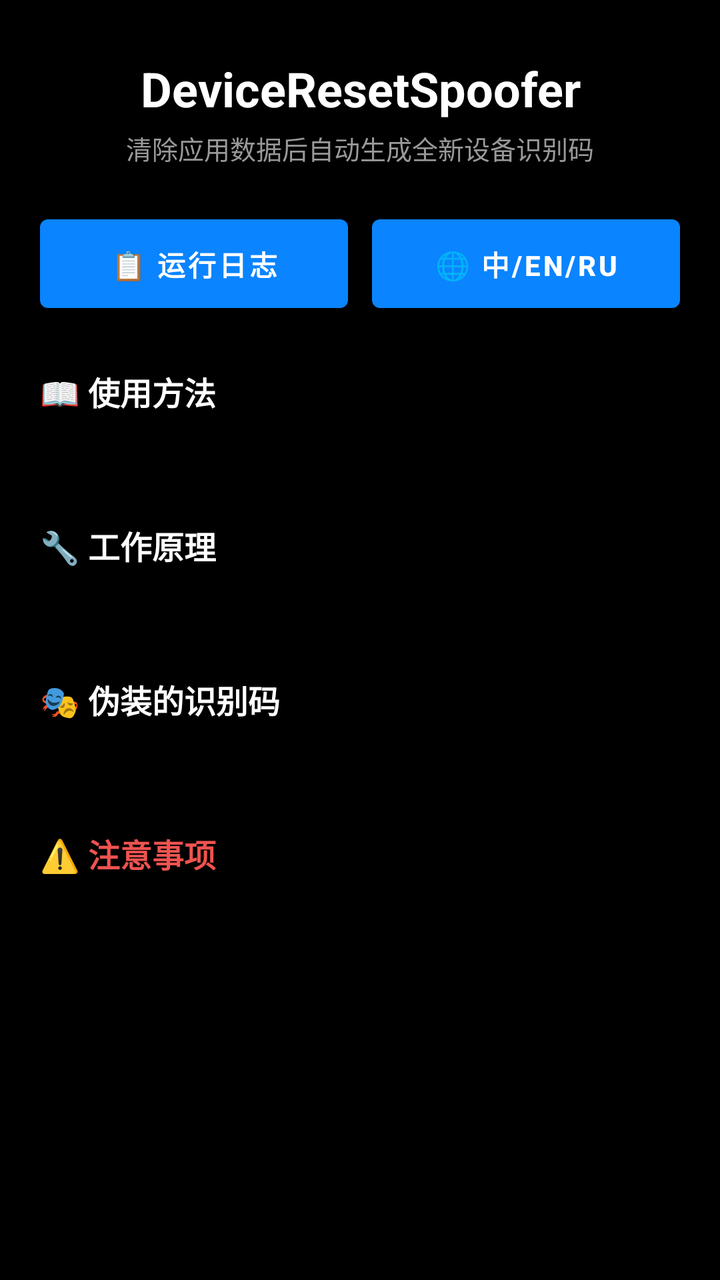
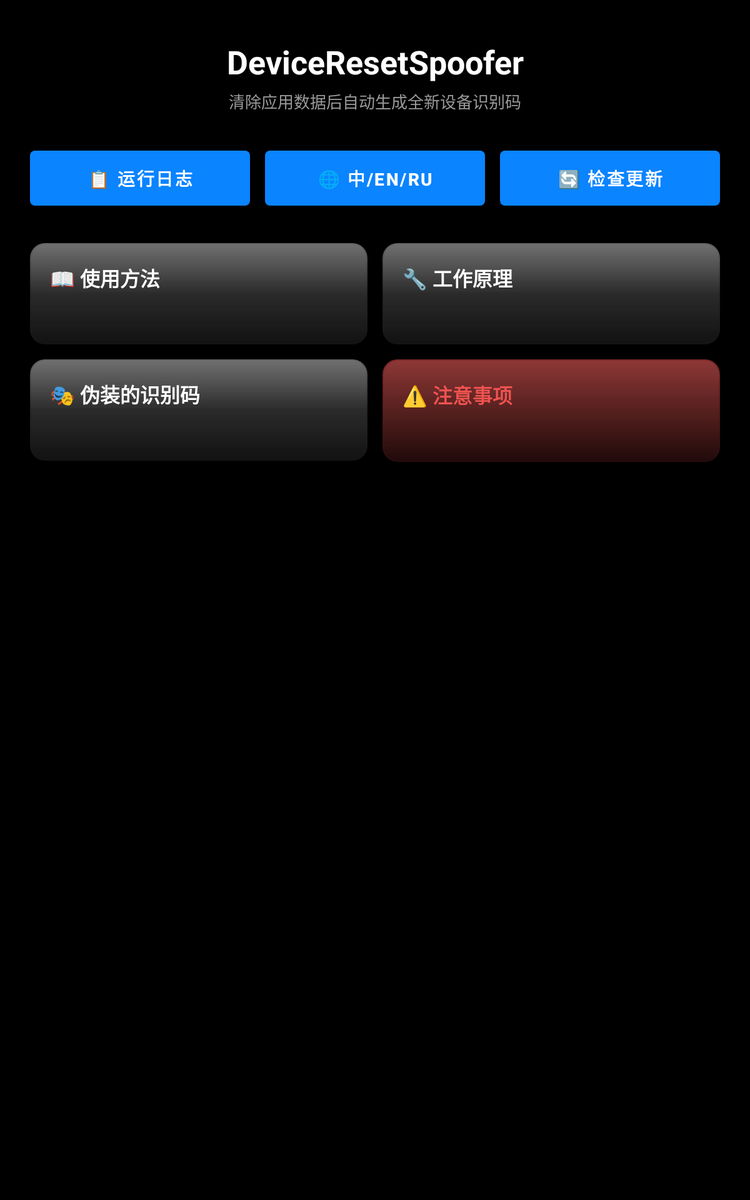

First picture: res/layout/ on a phone held upright. Second picture: the repository's own variant of that layout, on a device whose configuration matches the variant's folder. Source for both follows.
<!-- AndroidManifest.xml: application theme Theme.DeviceResetSpoofer -->
<!-- res/layout/activity_main.xml -->
<?xml version="1.0" encoding="utf-8"?>
<ScrollView xmlns:android="http://schemas.android.com/apk/res/android"
    android:layout_width="match_parent"
    android:layout_height="match_parent"
    android:fillViewport="true"
    android:background="#000000">

    <LinearLayout
        android:layout_width="match_parent"
        android:layout_height="wrap_content"
        android:orientation="vertical"
        android:padding="20dp">

        
        <TextView
            android:id="@+id/tv_title"
            android:layout_width="match_parent"
            android:layout_height="wrap_content"
            android:text="DeviceResetSpoofer"
            android:textSize="24sp"
            android:textStyle="bold"
            android:textColor="#FFFFFF"
            android:gravity="center"
            android:layout_marginTop="8dp"/>

        <TextView
            android:id="@+id/tv_subtitle"
            android:layout_width="match_parent"
            android:layout_height="wrap_content"
            android:text="清除应用数据后自动生成全新设备识别码"
            android:textSize="13sp"
            android:textColor="#999999"
            android:gravity="center"
            android:layout_marginTop="4dp"
            android:layout_marginBottom="20dp"/>

        
        <LinearLayout
            android:layout_width="match_parent"
            android:layout_height="wrap_content"
            android:orientation="horizontal"
            android:layout_marginBottom="24dp">

            <Button
                android:id="@+id/btn_open_config"
                android:layout_width="0dp"
                android:layout_height="wrap_content"
                android:layout_weight="1"
                android:text="📋 运行日志"
                android:textSize="14sp"
                android:textStyle="bold"
                android:textColor="#FFFFFF"
                android:padding="12dp"
                android:layout_marginEnd="6dp"/>

            <Button
                android:id="@+id/btn_switch_lang"
                android:layout_width="0dp"
                android:layout_height="wrap_content"
                android:layout_weight="1"
                android:text="🌐 中/EN/RU"
                android:textSize="14sp"
                android:textStyle="bold"
                android:textColor="#FFFFFF"
                android:padding="12dp"
                android:layout_marginStart="6dp"/>
        </LinearLayout>

        
        <TextView
            android:id="@+id/tv_usage_title"
            android:layout_width="match_parent"
            android:layout_height="wrap_content"
            android:text="📖 使用方法"
            android:textSize="16sp"
            android:textStyle="bold"
            android:textColor="#FFFFFF"
            android:layout_marginBottom="8dp"/>

        <TextView
            android:id="@+id/tv_usage_content"
            android:layout_width="match_parent"
            android:layout_height="wrap_content"
            android:textSize="13sp"
            android:textColor="#CCCCCC"
            android:lineSpacingExtra="4dp"
            android:padding="4dp"
            android:layout_marginBottom="20dp"/>

        
        <TextView
            android:id="@+id/tv_principle_title"
            android:layout_width="match_parent"
            android:layout_height="wrap_content"
            android:text="🔧 工作原理"
            android:textSize="16sp"
            android:textStyle="bold"
            android:textColor="#FFFFFF"
            android:layout_marginBottom="8dp"/>

        <TextView
            android:id="@+id/tv_principle_content"
            android:layout_width="match_parent"
            android:layout_height="wrap_content"
            android:textSize="13sp"
            android:textColor="#CCCCCC"
            android:lineSpacingExtra="4dp"
            android:padding="4dp"
            android:layout_marginBottom="20dp"/>

        
        <TextView
            android:id="@+id/tv_spoof_title"
            android:layout_width="match_parent"
            android:layout_height="wrap_content"
            android:text="🎭 伪装的识别码"
            android:textSize="16sp"
            android:textStyle="bold"
            android:textColor="#FFFFFF"
            android:layout_marginBottom="8dp"/>

        <TextView
            android:id="@+id/tv_spoof_content"
            android:layout_width="match_parent"
            android:layout_height="wrap_content"
            android:textSize="13sp"
            android:textColor="#CCCCCC"
            android:lineSpacingExtra="4dp"
            android:padding="4dp"
            android:layout_marginBottom="20dp"/>

        
        <TextView
            android:id="@+id/tv_warning_title"
            android:layout_width="match_parent"
            android:layout_height="wrap_content"
            android:text="⚠️ 注意事项"
            android:textSize="16sp"
            android:textStyle="bold"
            android:textColor="#EF5350"
            android:layout_marginBottom="8dp"/>

        <TextView
            android:id="@+id/tv_warning_content"
            android:layout_width="match_parent"
            android:layout_height="wrap_content"
            android:textSize="13sp"
            android:textColor="#CCCCCC"
            android:lineSpacingExtra="4dp"
            android:padding="4dp"
            android:layout_marginBottom="20dp"/>

    </LinearLayout>
</ScrollView>
<!-- resources referenced by this layout -->
<resources>
  <style name="Theme.DeviceResetSpoofer" parent="Theme.MaterialComponents.DayNight.DarkActionBar">
          <item name="colorPrimary">@color/glass_blue</item>
          <item name="colorPrimaryVariant">@color/glass_blue_dark</item>
          <item name="colorOnPrimary">@color/white</item>
          <item name="colorSecondary">@color/glass_blue</item>
          <item name="colorSecondaryVariant">@color/glass_blue_dark</item>
          <item name="colorOnSecondary">@color/white</item>
          <item name="android:statusBarColor">?attr/colorPrimaryVariant</item>
          
          <item name="buttonStyle">@style/GlassButton</item>
      </style>
  <color name="glass_blue">#FF0A84FF</color>
  <color name="glass_blue_dark">#FF0066CC</color>
  <color name="white">#FFFFFFFF</color>
  <style name="GlassButton" parent="Widget.MaterialComponents.Button">
          <item name="backgroundTint">@null</item>
      </style>
</resources>
<!-- res/layout-sw600dp/activity_main.xml (the repository's variant of the layout above) -->
<!-- drawn on a 7-inch tablet held upright -->
<?xml version="1.0" encoding="utf-8"?>
<ScrollView xmlns:android="http://schemas.android.com/apk/res/android"
    android:layout_width="match_parent"
    android:layout_height="match_parent"
    android:fillViewport="true"
    android:background="#000000">

    <LinearLayout
        android:layout_width="match_parent"
        android:layout_height="wrap_content"
        android:orientation="vertical"
        android:padding="24dp">

        
        <TextView
            android:id="@+id/tv_title"
            android:layout_width="match_parent"
            android:layout_height="wrap_content"
            android:text="DeviceResetSpoofer"
            android:textSize="26sp"
            android:textStyle="bold"
            android:textColor="#FFFFFF"
            android:gravity="center"
            android:layout_marginTop="8dp"/>

        <TextView
            android:id="@+id/tv_subtitle"
            android:layout_width="match_parent"
            android:layout_height="wrap_content"
            android:text="清除应用数据后自动生成全新设备识别码"
            android:textSize="13sp"
            android:textColor="#999999"
            android:gravity="center"
            android:layout_marginTop="4dp"
            android:layout_marginBottom="24dp"/>

        
        <LinearLayout
            android:layout_width="match_parent"
            android:layout_height="wrap_content"
            android:orientation="horizontal"
            android:layout_marginBottom="24dp">

            <Button
                android:id="@+id/btn_open_config"
                android:layout_width="0dp"
                android:layout_height="wrap_content"
                android:layout_weight="1"
                android:text="📋 运行日志"
                android:textSize="14sp"
                android:textStyle="bold"
                android:textColor="#FFFFFF"
                android:padding="12dp"
                android:layout_marginEnd="6dp"/>

            <Button
                android:id="@+id/btn_switch_lang"
                android:layout_width="0dp"
                android:layout_height="wrap_content"
                android:layout_weight="1"
                android:text="🌐 中/EN/RU"
                android:textSize="14sp"
                android:textStyle="bold"
                android:textColor="#FFFFFF"
                android:padding="12dp"
                android:layout_marginStart="6dp"
                android:layout_marginEnd="6dp"/>

            <Button
                android:id="@+id/btn_check_update"
                android:layout_width="0dp"
                android:layout_height="wrap_content"
                android:layout_weight="1"
                android:text="🔄 检查更新"
                android:textSize="14sp"
                android:textStyle="bold"
                android:textColor="#FFFFFF"
                android:padding="12dp"
                android:layout_marginStart="6dp"/>
        </LinearLayout>

        
        <LinearLayout
            android:layout_width="match_parent"
            android:layout_height="wrap_content"
            android:orientation="horizontal"
            android:layout_marginBottom="12dp">

            
            <LinearLayout
                android:layout_width="0dp"
                android:layout_height="wrap_content"
                android:layout_weight="1"
                android:orientation="vertical"
                android:background="@drawable/bg_card_glass"
                android:padding="16dp"
                android:layout_marginEnd="6dp">

                <TextView
                    android:id="@+id/tv_usage_title"
                    android:layout_width="match_parent"
                    android:layout_height="wrap_content"
                    android:text="📖 使用方法"
                    android:textSize="16sp"
                    android:textStyle="bold"
                    android:textColor="#FFFFFF"
                    android:layout_marginBottom="8dp"/>

                <TextView
                    android:id="@+id/tv_usage_content"
                    android:layout_width="match_parent"
                    android:layout_height="wrap_content"
                    android:textSize="13sp"
                    android:textColor="#CCCCCC"
                    android:lineSpacingExtra="4dp"/>
            </LinearLayout>

            
            <LinearLayout
                android:layout_width="0dp"
                android:layout_height="wrap_content"
                android:layout_weight="1"
                android:orientation="vertical"
                android:background="@drawable/bg_card_glass"
                android:padding="16dp"
                android:layout_marginStart="6dp">

                <TextView
                    android:id="@+id/tv_principle_title"
                    android:layout_width="match_parent"
                    android:layout_height="wrap_content"
                    android:text="🔧 工作原理"
                    android:textSize="16sp"
                    android:textStyle="bold"
                    android:textColor="#FFFFFF"
                    android:layout_marginBottom="8dp"/>

                <TextView
                    android:id="@+id/tv_principle_content"
                    android:layout_width="match_parent"
                    android:layout_height="wrap_content"
                    android:textSize="13sp"
                    android:textColor="#CCCCCC"
                    android:lineSpacingExtra="4dp"/>
            </LinearLayout>
        </LinearLayout>

        
        <LinearLayout
            android:layout_width="match_parent"
            android:layout_height="wrap_content"
            android:orientation="horizontal">

            
            <LinearLayout
                android:layout_width="0dp"
                android:layout_height="wrap_content"
                android:layout_weight="1"
                android:orientation="vertical"
                android:background="@drawable/bg_card_glass"
                android:padding="16dp"
                android:layout_marginEnd="6dp">

                <TextView
                    android:id="@+id/tv_spoof_title"
                    android:layout_width="match_parent"
                    android:layout_height="wrap_content"
                    android:text="🎭 伪装的识别码"
                    android:textSize="16sp"
                    android:textStyle="bold"
                    android:textColor="#FFFFFF"
                    android:layout_marginBottom="8dp"/>

                <TextView
                    android:id="@+id/tv_spoof_content"
                    android:layout_width="match_parent"
                    android:layout_height="wrap_content"
                    android:textSize="13sp"
                    android:textColor="#CCCCCC"
                    android:lineSpacingExtra="4dp"/>
            </LinearLayout>

            
            <LinearLayout
                android:layout_width="0dp"
                android:layout_height="wrap_content"
                android:layout_weight="1"
                android:orientation="vertical"
                android:background="@drawable/bg_card_warning"
                android:padding="16dp"
                android:layout_marginStart="6dp">

                <TextView
                    android:id="@+id/tv_warning_title"
                    android:layout_width="match_parent"
                    android:layout_height="wrap_content"
                    android:text="⚠️ 注意事项"
                    android:textSize="16sp"
                    android:textStyle="bold"
                    android:textColor="#EF5350"
                    android:layout_marginBottom="8dp"/>

                <TextView
                    android:id="@+id/tv_warning_content"
                    android:layout_width="match_parent"
                    android:layout_height="wrap_content"
                    android:textSize="13sp"
                    android:textColor="#CCCCCC"
                    android:lineSpacingExtra="4dp"/>
            </LinearLayout>
        </LinearLayout>

    </LinearLayout>
</ScrollView>
<!-- resources referenced by the variant -->
<!-- as a 7-inch tablet held upright resolves them -->
<resources>
  <!-- drawable bg_card_warning (drawable) -->
  <?xml version="1.0" encoding="utf-8"?>
  <layer-list xmlns:android="http://schemas.android.com/apk/res/android">
      
      <item>
          <shape android:shape="rectangle">
              <gradient
                  android:angle="270"
                  android:startColor="#80FF5252"
                  android:endColor="#26FF5252" />
              <corners android:radius="12dp" />
          </shape>
      </item>
      
      <item
          android:left="1dp"
          android:top="1dp"
          android:right="1dp"
          android:bottom="1dp">
          <shape android:shape="rectangle">
              <solid android:color="#333B0E0E" />
              <corners android:radius="11dp" />
          </shape>
      </item>
      
      <item
          android:left="1dp"
          android:top="1dp"
          android:right="1dp"
          android:bottom="1dp">
          <shape android:shape="rectangle">
              <gradient
                  android:angle="270"
                  android:startColor="#33FF8A80"
                  android:endColor="#00FF8A80" />
              <corners android:radius="11dp" />
          </shape>
      </item>
      
      <item
          android:left="1dp"
          android:top="1dp"
          android:right="1dp"
          android:bottom="1dp">
          <shape android:shape="rectangle">
              <gradient
                  android:angle="270"
                  android:startColor="#00000000"
                  android:endColor="#33000000" />
              <corners android:radius="11dp" />
          </shape>
      </item>
  </layer-list>
  <style name="Theme.DeviceResetSpoofer" parent="Theme.MaterialComponents.DayNight.DarkActionBar">
          <item name="colorPrimary">@color/glass_blue</item>
          <item name="colorPrimaryVariant">@color/glass_blue_dark</item>
          <item name="colorOnPrimary">@color/white</item>
          <item name="colorSecondary">@color/glass_blue</item>
          <item name="colorSecondaryVariant">@color/glass_blue_dark</item>
          <item name="colorOnSecondary">@color/white</item>
          <item name="android:statusBarColor">?attr/colorPrimaryVariant</item>
          
          <item name="buttonStyle">@style/GlassButton</item>
      </style>
  <color name="glass_blue">#FF0A84FF</color>
  <color name="glass_blue_dark">#FF0066CC</color>
  <color name="white">#FFFFFFFF</color>
  <style name="GlassButton" parent="Widget.MaterialComponents.Button">
          <item name="backgroundTint">@null</item>
      </style>
  <!-- some entries are left out for length -->
</resources>
